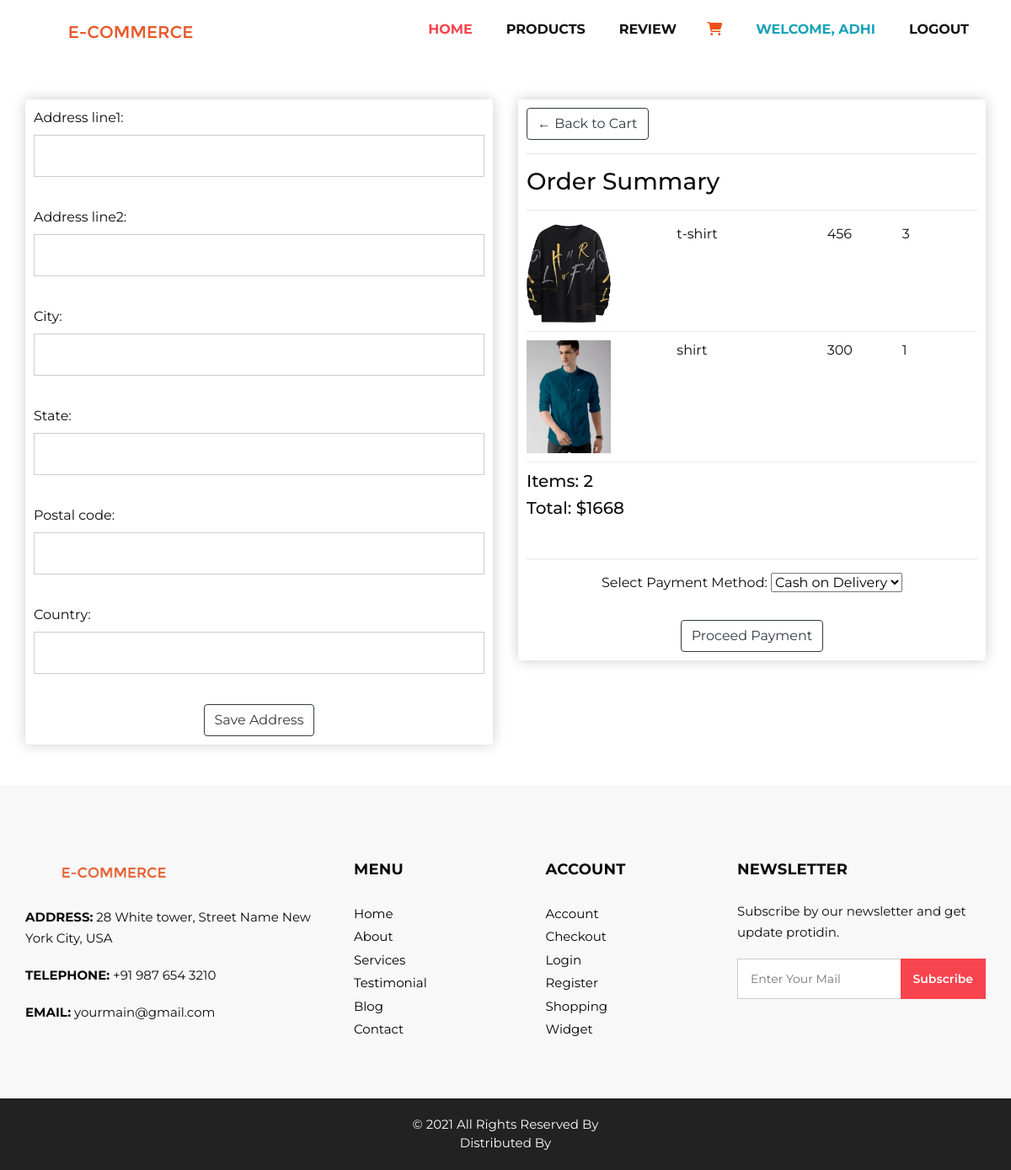
/checkout/ (signed in), run on the app's committed database.
### store/models.py (models this page shows, shortened)
class order(models.Model):
    user = models.ForeignKey(User, on_delete=models.CASCADE)
    product = models.ForeignKey(Product,on_delete=models.CASCADE)
    quantity = models.IntegerField(("Quantity"))
    created_at = models.DateTimeField(default=timezone.now)
    ORDER_STATUS_CHOICES = (
        ('Pending', 'Pending'),
        ('Confirmed', 'Confirmed'),
        ('Shipped', 'Shipped'),
        ('Delivered', 'Delivered'),
    )
    status = models.CharField(max_length=50, choices=ORDER_STATUS_CHOICES, default='Pending')
    PAYMENT_METHOD_CHOICES = (
        ('Pending', 'Pending'),
        ('cod', 'Cash on Delivery'),
        ('credit_card', 'Credit Card'),
    )
    payment_method = models.CharField(max_length=20, choices=PAYMENT_METHOD_CHOICES, default='Pending')

class Product(models.Model):
    name = models.CharField(max_length=200)
    price = models.FloatField()
    digital = models.BooleanField(default=False, null=True, blank=True)
    image = models.ImageField(null=True, blank=True)
    @property
    def imageURL(self):
        try:
            url = self.image.url
        except:
            url = ''
        return url

### store/views.py (the view)
# urls.py: path('checkout/',views.checkout, name="checkout"),
def checkout(request):
    if request.user.is_authenticated:
        shipping_form = ShippingAddressForm(request.POST or None)
        if request.method == 'POST':
            if shipping_form.is_valid():
                address = shipping_form.save(commit=False)
                address.user = request.user
                address.save()
        all_order = order.objects.filter(user=request.user)
        total_no_of_item = order.objects.filter(user=request.user).count()
        total_price = sum(item.product.price * item.quantity for item in all_order)
        context = {
            'all_order': all_order,
            'total_price': total_price,
            'total_no_of_item': total_no_of_item,
            'shipping_form': shipping_form,
        }
        return render(request, 'checkout.html', context)
    else:
        return redirect('login')
    return render(request, 'login.html')

### store/forms.py
class ShippingAddressForm(forms.ModelForm):
    class Meta:
        model = ShippingAddress
        fields = ['address_line1', 'address_line2', 'city', 'state', 'postal_code', 'country']

### templates/checkout.html (shortened to what this page needs)
{% load static %}
<!DOCTYPE html>
<html>
   <head>
      <link rel="stylesheet" type="text/css" href="{% static '/css/bootstrap.css' %}" />
      <link href="{% static '/css/font-awesome.min.css' %}" rel="stylesheet" />
      <link href="{% static '/css/style.css' %}" rel="stylesheet" />
      <link href="{% static '/css/responsive.css' %}" rel="stylesheet" />
   </head>
   <body>
 {% include 'inc/navbar.html' %}
 {% block content %}
<div class="container pt-5">
 <div class="row">
    <div class="col-lg-6">
        <div class="box-element" id="form-wrapper">
            <form method="post">
                {{ shipping_form.as_p }}
                <button class="btn btn-outline-dark btn-round mx-auto d-block" type="submit">Save Address</button>
            </form>
        </div>
    </div>
<div class="col-lg-6">
    <div class="box-element">
        <a  class="btn btn-outline-dark" href="{% url 'cart_page' %}">&#x2190; Back to Cart</a>
        <hr>
        <h3>Order Summary</h3>
        <hr>
      {% for item in all_order %}
        <div class="cart-row">
            <div style="flex:2"><img class="row-image" src="{{ item.product.imageURL }}"></div>
            <div style="flex:2"><p>{{item.product.name}}</p></div>
            <div style="flex:1"><p>{{ item.product.price|floatformat }}</p></div>
            <div style="flex:1"><p>{{ item.quantity }}</p></div>
        </div>
        {% endfor %}
        <h5>Items: {{total_no_of_item}}  </h5>
        <h5>Total: ${{total_price|floatformat}} </h5><br>
        <hr>
        <div class="payment-form text-center">
            <form method="POST" action="{% url 'update_order_status' %}">
                <label for="payment_method">Select Payment Method:</label>
                <select name="payment_option" id="payment_option">
                    <option value="cod">Cash on Delivery</option>
            </select><br><br>
            <button class="btn btn-outline-dark btn-round " type="submit">Proceed Payment</button>
            </form>
        </div>
    </div>
</div>
</div>
</div><br><br>
 {% endblock content %}
 {% include 'inc/footer.html' %}
</body>
</html>

### templates/inc/navbar.html (shortened to what this page needs)
{% load static %}
<!DOCTYPE html>
<html>
   <head>
      <link rel="stylesheet" type="text/css" href="{% static '/css/bootstrap.css' %}" />
      <link href="{% static '/css/font-awesome.min.css' %}" rel="stylesheet" />
      <link href="{% static '/css/style.css' %}" rel="stylesheet" />
      <link href="{% static '/css/responsive.css' %}" rel="stylesheet" />
   </head>
   <body>
<header class="header_section">
    <div class="container">
       <nav class="navbar navbar-expand-lg custom_nav-container ">
          <a class="navbar-brand" href="{% url 'home' %}"><img width="250" src="{% static '/images/e-cart.png' %}" alt="#" /></a>
          <div class="collapse navbar-collapse" id="navbarSupportedContent">
             <ul class="navbar-nav">
                <li class="nav-item active">
                   <a class="nav-link" href="{% url 'home' %}">Home <span class="sr-only">(current)</span></a>
                </li>
                <li class="nav-item">
                   <a class="nav-link" href="{% url 'product' %}">Products</a>
                </li>
                <li class="nav-item">
                   <a class="nav-link" href="{% url 'review' %}">Review</a>
                </li>
               <li class="nav-item">
               <a class="nav-link pl-3" href="{% url 'cart_page' %}"><i class="fa-solid fa-cart-shopping" style="color: #f04f19;"></i></a>
               </li>
               {% if user.is_authenticated %}
                <li class="nav-item">
                  <span class="nav-link text-info">Welcome, {{ user.username }}</span>
                </li>
                <li class="nav-item">
                  <a class="nav-link" href="{% url 'logout' %}">Logout</a>
                </li>
                {% else %}
                <li class="nav-item">
                  <a class="nav-link" href="{% url 'register' %}"><i class="fa-solid fa-user  pl-3"></i></a>
                </li>
                {% endif %}
             </ul>
          </div>
       </nav>
    </div>
 </header>

### static/css/style.css (style rules this page uses)
* { box-sizing: border-box; margin: 0; padding: 0; }
body { font-family: 'Montserrat', sans-serif; color: #0c0c0c; background-color: #ffffff; overflow-x: hidden; }
a, a:hover, a:focus { text-decoration: none; }
.btn, .btn:focus { outline: none !important; -webkit-box-shadow: none; box-shadow: none; }
.header_section { padding: 15px 0; }
.navbar-brand { font-family: 'Playfair Display', serif; }
.custom_nav-container { padding: 0; }
.custom_nav-container .navbar-nav { margin-left: auto; }
.custom_nav-container .navbar-nav .nav-item .nav-link { padding: 5px 20px; color: #131313; text-align: center; text-transform: uppercase; border-radius: 5px; -webkit-transition: all 0.3s; transition: all 0.3s; font-weight: 700; }
.custom_nav-container .navbar-nav .nav-item:hover .nav-link, .custom_nav-container .navbar-nav .nav-item.active .nav-link { color: #f7444e; }
form input { background: #fff; border: solid #ccc 1px; padding: 15px 15px; width: 100%; font-size: 14px; margin-bottom: 20px; text-transform: capitalize; line-height: normal; }

### static/css/responsive.css (style rules this page uses)
@media (min-width: 1200px) { .container { max-width: 1170px; } }

### templates/checkout.html (style rules this page uses)
.box-element { box-shadow:hsl(0, 0%, 80%) 0 0 16px; background-color: #fff; border-radius: 4px; padding: 10px; }
.row-image { width: 100px; }
.cart-row { display: flex; align-items: flex-stretch; padding-bottom: 10px; margin-bottom: 10px; border-bottom: 1px solid #ececec; }

### data on the page
order: product.imageURL (picture), product.name "t-shirt", product.price "456", quantity "3"
order: product.imageURL (picture), product.name "shirt", product.price "300", quantity "1"

### other printed values
{{ user.username }} "ADHI"
{{ total_no_of_item }} "2"
{{ total_price|floatformat }} "1668"
